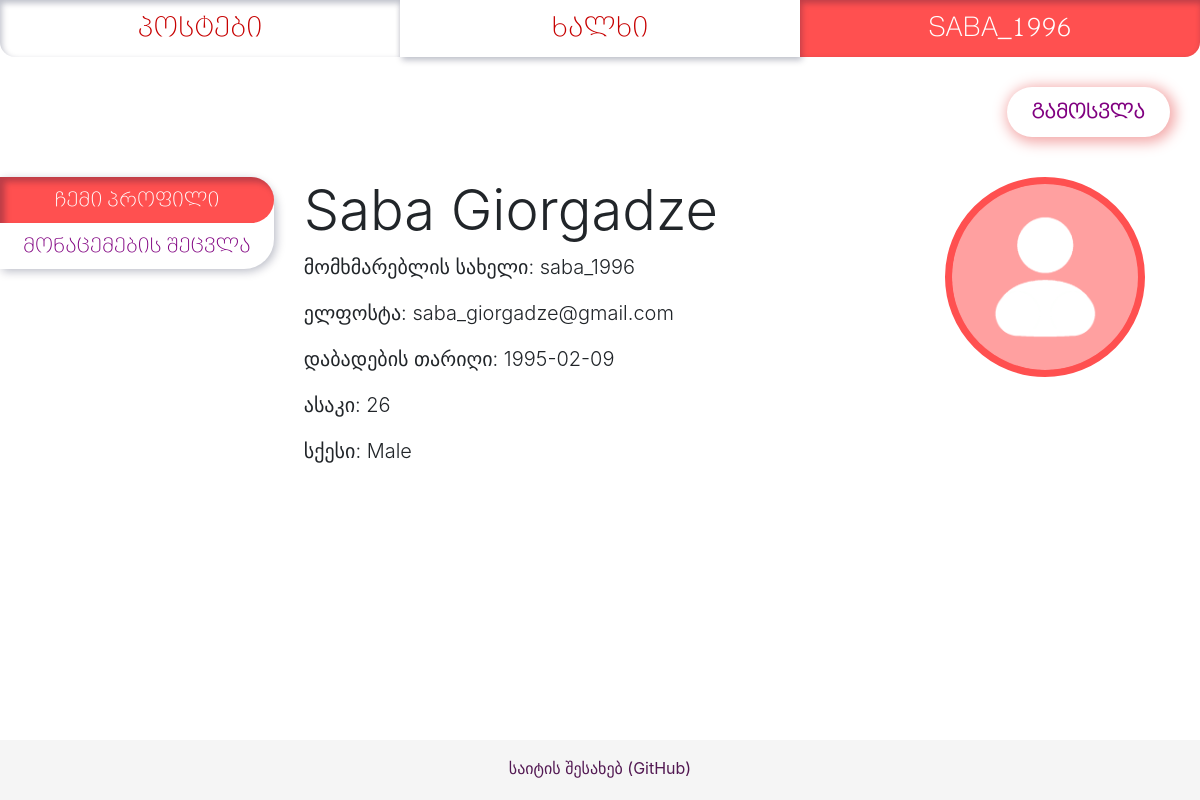
The page /people/profile (signed in) on the database its author committed.
### app/models/users.py (models this page shows, shortened)
class User(db.Model, UserMixin):
    __tablename__ = 'users'
    id = db.Column(db.Integer, primary_key=True)
    username = db.Column(db.String(16), unique=True, nullable=False, index=True)
    password = db.Column(db.String(255))
    name_first = db.Column(db.String)
    name_last = db.Column(db.String)
    email = db.Column(db.String(64), unique=True, nullable=False, index=True)
    sex = db.Column(db.String)
    dob = db.Column(db.Date)
    age = db.Column(db.Integer)
    picture = db.Column(db.String)
    post = db.relationship('PostsModel', backref='User', uselist=False)
    comment = db.relationship('Comment', backref='User', uselist=False)
    roles = db.relationship('Role', secondary=roles_users,
                            backref=db.backref('users', lazy='dynamic'))
    friends = db.relationship('User', secondary=friendships,
                              primaryjoin=id == friendships.c.user_id_one,
                              secondaryjoin=id == friendships.c.user_id_two)

### app/profiles/views.py (the view)
@profiles_blueprint.route('/profile', methods=['GET', 'POST'])
def profile():
    incoming_requests = FriendRequest.query.filter_by(recipient_user=current_user.id, active=1).all()
    request_sender_usernames = []
    if incoming_requests:
        for r in incoming_requests:
            request_sender_usernames.append(User.query.get(r.sender_user).username)
    if request.method == 'POST':  # happens when editing own data
        form_update = UpdateForm()
        if current_user.check_password(form_update.password.data):
            formatted_date = dob_string_to_datetime(form_update.dob.data)
            if form_update.validate_on_submit():
                for x in set(form_update):
                    if x.name == 'dob':
                        x.data = formatted_date
                        setattr(current_user, 'age', calculate_age(x.data))
                    if x.data and x.data != '' and x.name in current_user.__table__.c:
                        if x.name == 'picture':
                            x.data = save_file(current_user.username, x.data,
                                               'profile_pictures')  # saves file to directory, returns filename
                        if x.name != 'password' and x.name != 'role':
                            setattr(current_user, x.name, x.data)
                            db.session.commit()
                flash('მონაცემები წარმატებით განახლდა', 'alert-green')
            else:
                flash('მონაცემები არასწორადაა შეყვანილი – მონაცემები არ განახლდა', 'alert-red')
        else:
            flash('პაროლი არასწორია – მონაცემები არ განახლდა', 'alert-red')
        return render_template('my_profile.html',
                               pages=generate_nav_links(),
                               form_update=UpdateForm(),
                               incoming_requests=incoming_requests,
                               request_sender_usernames=request_sender_usernames,
                               zip=zip)
    else:
        if check_auth():
            return render_template('my_profile.html',
                                   pages=generate_nav_links(),
                                   form_update=UpdateForm(),
                                   incoming_requests=incoming_requests,
                                   request_sender_usernames=request_sender_usernames,
                                   zip=zip)
    return redirect('/')

### app/models/users.py (called while the page is built)
@login_manager.user_loader
def load_user(user_id):
    try:
        return User.query.get(user_id)
    except Exception as e:
        print(e)

### app/tools/check_auth.py (called while the page is built)
def check_auth():
    from flask_login import current_user
    try:
        if current_user.is_authenticated:
            return True
    except AttributeError:
        return False

### app/tools/nav_link_list.py (called while the page is built)
def generate_nav_links():
    pages_nav_list = [
        ("posts.list_posts", "პოსტები"),
        ("profiles.list_people", "ხალხი"),
        ("auth.auth", "შესვლა")
    ]
    from flask_login import current_user
    if current_user.is_authenticated:
        pages_nav_list[2] = ('profiles.profile', current_user.username.upper())
    return pages_nav_list

### app/profiles/templates/my_profile.html (shortened to what this page needs)
{% extends "base.html" %}
{% block content %}
{% from 'macros_images.html' import show_profile_picture %}
{% from 'macros_general.html' import flash_alert %}
<a href="/logoff" id="logoff"> გამოსვლა </a>
<br><br><br><br><br>
<div class="row">
  <div class="col-3">
    <div class="nav flex-column nav-pills nav-left-tabs" id="v-pills-tab" role="tablist" aria-orientation="vertical">
      <a class="nav-link  active" id="v-pills-home-tab" data-toggle="pill" href="#v-pills-home" role="tab" aria-controls="v-pills-home" aria-selected="true">ჩემი პროფილი</a>
      <a class="nav-link tab-passive" id="v-pills-change-tab" data-toggle="pill" href="#v-pills-change" role="tab" aria-controls="v-pills-profile" aria-selected="false">მონაცემების შეცვლა</a>
   </div>
  </div>
  <div class="col-9">
    <div class="tab-content" id="v-pills-tabContent">
      <div class="tab-pane fade show active" id="v-pills-home" role="tabpanel" aria-labelledby="v-pills-home-tab">
    <h1 class="display-4">{{ current_user.name_first }} {{ current_user.name_last}} {{ show_profile_picture(current_user, 'myprofile-profilepicture') }}</h1>
    <p class="lead">მომხმარებლის სახელი: {{ current_user.username }} </p>
    <p class="lead">ელფოსტა: {{ current_user.email }} </p>
    <p class="lead">დაბადების თარიღი: {{ current_user.dob }}</p>
    <p class="lead">ასაკი: {{ current_user.age }} </p>
    <p class="lead">სქესი: {{ current_user.sex }}</p>
    </div>
    </div>
  </div>
</div>
{% endblock %}

### app/static/styles.css (style rules this page uses)
html, body { margin: 0; padding: 0; height: 100%; background-color: rgb(255, 248, 250); }
* { box-sizing: border-box; }
#logoff { float: right; padding: 0.625rem 1.56rem 0.625rem 1.56rem; margin: 1.9rem; font-weight: bold; color: purple; font-family: "BPG Nino Elite Exp Caps", sans-serif; border-radius: 2.5rem; background-color: white; box-shadow: 0.15rem 0.15rem 0.85rem 0.2rem #f3a8a8; font-size: 1.25rem; user-select: none; }
.nav-left-tabs { font-family: "BPG Nino Elite Exp Caps", sans-serif; box-shadow: 0.15rem 0.15rem 0.61rem rgba(2, 12, 47, 0.27); background-color: white!important; font-size: 1.25rem; text-align: center; max-width: 18.75rem; border-top-right-radius: 1.875rem; border-bottom-right-radius: 1.875rem; }
.nav-left-tabs * { color: purple!important; }
.nav-left-tabs .active { background-color: #ff5050!important; color: white!important; border-radius: 0 1.875rem 1.875rem 0!important; box-shadow: inset 0.3rem 0.3rem 0.42rem rgba(2, 12, 47, 0.27)!important; }
.row { margin-right: 0!important; }

### app/profiles/static/style.css (style rules this page uses)
body { background-color: white; }

### rows shown on the page
User: name_first "Saba", name_last "Giorgadze", username "saba_1996", email "saba_giorgadze@gmail.com", dob "1995-02-09", age "26", sex "Male"

### other values the page prints
{{ page[1] }} "პოსტები" "ხალხი"
{{ page[1] }} "SABA_1996"
